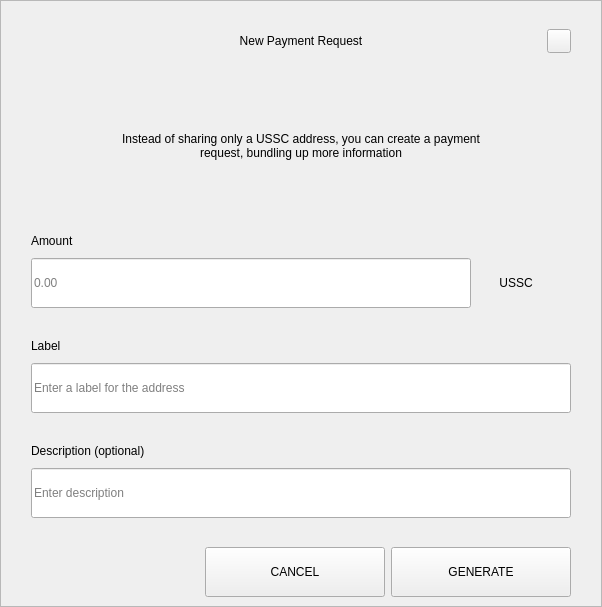
<?xml version="1.0" encoding="UTF-8"?>
<ui version="4.0">
 <class>RequestDialog</class>
 <widget class="QDialog" name="RequestDialog">
  <property name="geometry">
   <rect>
    <x>0</x>
    <y>0</y>
    <width>602</width>
    <height>607</height>
   </rect>
  </property>
  <property name="windowTitle">
   <string>Dialog</string>
  </property>
  <layout class="QVBoxLayout" name="verticalLayout_5">
   <property name="spacing">
    <number>0</number>
   </property>
   <property name="leftMargin">
    <number>0</number>
   </property>
   <property name="topMargin">
    <number>0</number>
   </property>
   <property name="rightMargin">
    <number>0</number>
   </property>
   <property name="bottomMargin">
    <number>0</number>
   </property>
   <item>
    <widget class="QFrame" name="frame">
     <property name="styleSheet">
      <string notr="true"/>
     </property>
     <property name="frameShape">
      <enum>QFrame::StyledPanel</enum>
     </property>
     <property name="frameShadow">
      <enum>QFrame::Raised</enum>
     </property>
     <layout class="QVBoxLayout" name="verticalLayout_4" stretch="1,0,0">
      <property name="spacing">
       <number>0</number>
      </property>
      <property name="leftMargin">
       <number>30</number>
      </property>
      <property name="topMargin">
       <number>20</number>
      </property>
      <property name="rightMargin">
       <number>30</number>
      </property>
      <property name="bottomMargin">
       <number>0</number>
      </property>
      <item>
       <layout class="QHBoxLayout" name="horizontalLayout_3">
        <property name="spacing">
         <number>0</number>
        </property>
        <item>
         <spacer name="horizontalSpacer_21">
          <property name="orientation">
           <enum>Qt::Horizontal</enum>
          </property>
          <property name="sizeHint" stdset="0">
           <size>
            <width>40</width>
            <height>20</height>
           </size>
          </property>
         </spacer>
        </item>
        <item>
         <widget class="QLabel" name="labelTitle">
          <property name="minimumSize">
           <size>
            <width>0</width>
            <height>40</height>
           </size>
          </property>
          <property name="maximumSize">
           <size>
            <width>16777215</width>
            <height>40</height>
           </size>
          </property>
          <property name="styleSheet">
           <string notr="true">padding-left:24px;</string>
          </property>
          <property name="text">
           <string>New Payment Request</string>
          </property>
          <property name="alignment">
           <set>Qt::AlignCenter</set>
          </property>
          <property name="margin">
           <number>7</number>
          </property>
         </widget>
        </item>
        <item>
         <spacer name="horizontalSpacer">
          <property name="orientation">
           <enum>Qt::Horizontal</enum>
          </property>
          <property name="sizeHint" stdset="0">
           <size>
            <width>40</width>
            <height>20</height>
           </size>
          </property>
         </spacer>
        </item>
        <item>
         <widget class="QPushButton" name="btnEsc">
          <property name="minimumSize">
           <size>
            <width>24</width>
            <height>24</height>
           </size>
          </property>
          <property name="maximumSize">
           <size>
            <width>24</width>
            <height>24</height>
           </size>
          </property>
          <property name="focusPolicy">
           <enum>Qt::NoFocus</enum>
          </property>
          <property name="text">
           <string/>
          </property>
         </widget>
        </item>
       </layout>
      </item>
      <item>
       <widget class="QStackedWidget" name="stack">
        <property name="minimumSize">
         <size>
          <width>540</width>
          <height>0</height>
         </size>
        </property>
        <property name="maximumSize">
         <size>
          <width>540</width>
          <height>16777215</height>
         </size>
        </property>
        <property name="currentIndex">
         <number>0</number>
        </property>
        <widget class="QWidget" name="page_1">
         <property name="minimumSize">
          <size>
           <width>540</width>
           <height>0</height>
          </size>
         </property>
         <property name="maximumSize">
          <size>
           <width>540</width>
           <height>16777215</height>
          </size>
         </property>
         <layout class="QVBoxLayout" name="layout1">
          <property name="spacing">
           <number>0</number>
          </property>
          <property name="leftMargin">
           <number>0</number>
          </property>
          <property name="topMargin">
           <number>0</number>
          </property>
          <property name="rightMargin">
           <number>0</number>
          </property>
          <property name="bottomMargin">
           <number>0</number>
          </property>
          <item>
           <spacer name="verticalSpacer_21">
            <property name="orientation">
             <enum>Qt::Vertical</enum>
            </property>
            <property name="sizeType">
             <enum>QSizePolicy::Fixed</enum>
            </property>
            <property name="sizeHint" stdset="0">
             <size>
              <width>20</width>
              <height>30</height>
             </size>
            </property>
           </spacer>
          </item>
          <item alignment="Qt::AlignHCenter">
           <widget class="QLabel" name="labelMessage">
            <property name="minimumSize">
             <size>
              <width>400</width>
              <height>50</height>
             </size>
            </property>
            <property name="text">
             <string>Instead of sharing only a USSC address, you can create a payment request, bundling up more information</string>
            </property>
            <property name="alignment">
             <set>Qt::AlignCenter</set>
            </property>
            <property name="wordWrap">
             <bool>true</bool>
            </property>
           </widget>
          </item>
          <item alignment="Qt::AlignBottom">
           <widget class="QWidget" name="containerAmount" native="true">
            <layout class="QVBoxLayout" name="verticalLayout">
             <property name="spacing">
              <number>9</number>
             </property>
             <property name="leftMargin">
              <number>0</number>
             </property>
             <property name="topMargin">
              <number>0</number>
             </property>
             <property name="rightMargin">
              <number>0</number>
             </property>
             <property name="bottomMargin">
              <number>0</number>
             </property>
             <item>
              <widget class="QLabel" name="labelSubtitleAmount">
               <property name="minimumSize">
                <size>
                 <width>350</width>
                 <height>16</height>
                </size>
               </property>
               <property name="maximumSize">
                <size>
                 <width>16777215</width>
                 <height>16</height>
                </size>
               </property>
               <property name="text">
                <string>Amount</string>
               </property>
              </widget>
             </item>
             <item alignment="Qt::AlignTop">
              <widget class="QWidget" name="layoutAmount" native="true">
               <layout class="QHBoxLayout" name="horizontalLayout" stretch="2,0">
                <property name="spacing">
                 <number>0</number>
                </property>
                <property name="leftMargin">
                 <number>0</number>
                </property>
                <property name="topMargin">
                 <number>0</number>
                </property>
                <property name="rightMargin">
                 <number>0</number>
                </property>
                <property name="bottomMargin">
                 <number>0</number>
                </property>
                <item>
                 <widget class="QLineEdit" name="lineEditAmount">
                  <property name="minimumSize">
                   <size>
                    <width>0</width>
                    <height>50</height>
                   </size>
                  </property>
                  <property name="maximumSize">
                   <size>
                    <width>16777215</width>
                    <height>50</height>
                   </size>
                  </property>
                  <property name="placeholderText">
                   <string notr="true">0.00</string>
                  </property>
                 </widget>
                </item>
                <item>
                 <widget class="QWidget" name="comboContainer" native="true">
                  <property name="minimumSize">
                   <size>
                    <width>100</width>
                    <height>50</height>
                   </size>
                  </property>
                  <property name="maximumSize">
                   <size>
                    <width>16777215</width>
                    <height>50</height>
                   </size>
                  </property>
                  <layout class="QHBoxLayout" name="horizontalLayout_31">
                   <property name="spacing">
                    <number>0</number>
                   </property>
                   <property name="leftMargin">
                    <number>0</number>
                   </property>
                   <property name="topMargin">
                    <number>0</number>
                   </property>
                   <property name="rightMargin">
                    <number>10</number>
                   </property>
                   <property name="bottomMargin">
                    <number>0</number>
                   </property>
                   <item>
                    <widget class="QLabel" name="comboBoxCoin">
                     <property name="text">
                      <string>USSC</string>
                     </property>
                     <property name="alignment">
                      <set>Qt::AlignCenter</set>
                     </property>
                    </widget>
                   </item>
                  </layout>
                 </widget>
                </item>
               </layout>
              </widget>
             </item>
            </layout>
           </widget>
          </item>
          <item>
           <spacer name="verticalSpacer_31">
            <property name="orientation">
             <enum>Qt::Vertical</enum>
            </property>
            <property name="sizeType">
             <enum>QSizePolicy::Fixed</enum>
            </property>
            <property name="sizeHint" stdset="0">
             <size>
              <width>20</width>
              <height>30</height>
             </size>
            </property>
           </spacer>
          </item>
          <item>
           <layout class="QVBoxLayout" name="verticalLayoutLabel">
            <property name="spacing">
             <number>9</number>
            </property>
            <item>
             <widget class="QLabel" name="labelSubtitleLabel">
              <property name="minimumSize">
               <size>
                <width>0</width>
                <height>16</height>
               </size>
              </property>
              <property name="maximumSize">
               <size>
                <width>16777215</width>
                <height>16</height>
               </size>
              </property>
              <property name="text">
               <string>Label</string>
              </property>
             </widget>
            </item>
            <item>
             <widget class="QLineEdit" name="lineEditLabel">
              <property name="minimumSize">
               <size>
                <width>0</width>
                <height>50</height>
               </size>
              </property>
              <property name="maximumSize">
               <size>
                <width>16777215</width>
                <height>50</height>
               </size>
              </property>
              <property name="placeholderText">
               <string>Enter a label for the address</string>
              </property>
             </widget>
            </item>
           </layout>
          </item>
          <item>
           <spacer name="verticalSpacer_34">
            <property name="orientation">
             <enum>Qt::Vertical</enum>
            </property>
            <property name="sizeType">
             <enum>QSizePolicy::Fixed</enum>
            </property>
            <property name="sizeHint" stdset="0">
             <size>
              <width>20</width>
              <height>30</height>
             </size>
            </property>
           </spacer>
          </item>
          <item>
           <layout class="QVBoxLayout" name="verticalLayoutDescription">
            <property name="spacing">
             <number>9</number>
            </property>
            <item>
             <widget class="QLabel" name="labelSubtitleDescription">
              <property name="minimumSize">
               <size>
                <width>0</width>
                <height>16</height>
               </size>
              </property>
              <property name="maximumSize">
               <size>
                <width>16777215</width>
                <height>16</height>
               </size>
              </property>
              <property name="text">
               <string>Description (optional)</string>
              </property>
             </widget>
            </item>
            <item>
             <widget class="QLineEdit" name="lineEditDescription">
              <property name="minimumSize">
               <size>
                <width>0</width>
                <height>50</height>
               </size>
              </property>
              <property name="maximumSize">
               <size>
                <width>16777215</width>
                <height>50</height>
               </size>
              </property>
              <property name="placeholderText">
               <string>Enter description</string>
              </property>
             </widget>
            </item>
            <item>
             <spacer name="verticalSpacer_4">
              <property name="orientation">
               <enum>Qt::Vertical</enum>
              </property>
              <property name="sizeType">
               <enum>QSizePolicy::Fixed</enum>
              </property>
              <property name="sizeHint" stdset="0">
               <size>
                <width>20</width>
                <height>20</height>
               </size>
              </property>
             </spacer>
            </item>
           </layout>
          </item>
         </layout>
        </widget>
        <widget class="QWidget" name="page_2">
         <layout class="QVBoxLayout" name="layout2">
          <item>
           <spacer name="verticalSpacer_5">
            <property name="orientation">
             <enum>Qt::Vertical</enum>
            </property>
            <property name="sizeType">
             <enum>QSizePolicy::Fixed</enum>
            </property>
            <property name="sizeHint" stdset="0">
             <size>
              <width>20</width>
              <height>50</height>
             </size>
            </property>
           </spacer>
          </item>
          <item alignment="Qt::AlignHCenter">
           <widget class="QLabel" name="labelQrImg">
            <property name="minimumSize">
             <size>
              <width>260</width>
              <height>260</height>
             </size>
            </property>
            <property name="maximumSize">
             <size>
              <width>260</width>
              <height>260</height>
             </size>
            </property>
            <property name="text">
             <string/>
            </property>
            <property name="alignment">
             <set>Qt::AlignCenter</set>
            </property>
           </widget>
          </item>
          <item>
           <spacer name="verticalSpacer_2">
            <property name="orientation">
             <enum>Qt::Vertical</enum>
            </property>
            <property name="sizeType">
             <enum>QSizePolicy::Fixed</enum>
            </property>
            <property name="sizeHint" stdset="0">
             <size>
              <width>20</width>
              <height>30</height>
             </size>
            </property>
           </spacer>
          </item>
          <item alignment="Qt::AlignHCenter">
           <widget class="QLabel" name="labelAddress">
            <property name="text">
             <string>D7VFR83SQbiezrW72hjcWJtcfip5krte2Z </string>
            </property>
           </widget>
          </item>
          <item>
           <spacer name="verticalSpacer_32">
            <property name="orientation">
             <enum>Qt::Vertical</enum>
            </property>
            <property name="sizeType">
             <enum>QSizePolicy::Expanding</enum>
            </property>
            <property name="sizeHint" stdset="0">
             <size>
              <width>20</width>
              <height>20</height>
             </size>
            </property>
           </spacer>
          </item>
          <item>
           <layout class="QHBoxLayout" name="horizontal">
            <property name="leftMargin">
             <number>20</number>
            </property>
            <property name="rightMargin">
             <number>20</number>
            </property>
            <property name="bottomMargin">
             <number>20</number>
            </property>
            <item>
             <spacer name="horizontalSpacer_4">
              <property name="orientation">
               <enum>Qt::Horizontal</enum>
              </property>
              <property name="sizeHint" stdset="0">
               <size>
                <width>40</width>
                <height>20</height>
               </size>
              </property>
             </spacer>
            </item>
            <item>
             <widget class="QPushButton" name="btnCopyAddress">
              <property name="minimumSize">
               <size>
                <width>180</width>
                <height>50</height>
               </size>
              </property>
              <property name="text">
               <string>COPY ADDRESS</string>
              </property>
             </widget>
            </item>
            <item>
             <widget class="QPushButton" name="btnCopyUrl">
              <property name="minimumSize">
               <size>
                <width>180</width>
                <height>50</height>
               </size>
              </property>
              <property name="text">
               <string>COPY URL</string>
              </property>
             </widget>
            </item>
            <item>
             <spacer name="horizontalSpacer_2">
              <property name="orientation">
               <enum>Qt::Horizontal</enum>
              </property>
              <property name="sizeHint" stdset="0">
               <size>
                <width>40</width>
                <height>20</height>
               </size>
              </property>
             </spacer>
            </item>
           </layout>
          </item>
         </layout>
        </widget>
       </widget>
      </item>
      <item>
       <widget class="QWidget" name="buttonsStack" native="true">
        <layout class="QHBoxLayout" name="horizontalLayout_5">
         <property name="leftMargin">
          <number>20</number>
         </property>
         <property name="rightMargin">
          <number>0</number>
         </property>
         <item>
          <spacer name="horizontalSpacer_41">
           <property name="orientation">
            <enum>Qt::Horizontal</enum>
           </property>
           <property name="sizeHint" stdset="0">
            <size>
             <width>40</width>
             <height>20</height>
            </size>
           </property>
          </spacer>
         </item>
         <item>
          <widget class="QPushButton" name="btnCancel">
           <property name="minimumSize">
            <size>
             <width>180</width>
             <height>50</height>
            </size>
           </property>
           <property name="focusPolicy">
            <enum>Qt::NoFocus</enum>
           </property>
           <property name="text">
            <string>CANCEL</string>
           </property>
          </widget>
         </item>
         <item>
          <widget class="QPushButton" name="btnSave">
           <property name="minimumSize">
            <size>
             <width>180</width>
             <height>50</height>
            </size>
           </property>
           <property name="focusPolicy">
            <enum>Qt::NoFocus</enum>
           </property>
           <property name="text">
            <string>GENERATE</string>
           </property>
          </widget>
         </item>
        </layout>
       </widget>
      </item>
     </layout>
    </widget>
   </item>
  </layout>
 </widget>
 <resources/>
 <connections/>
</ui>
